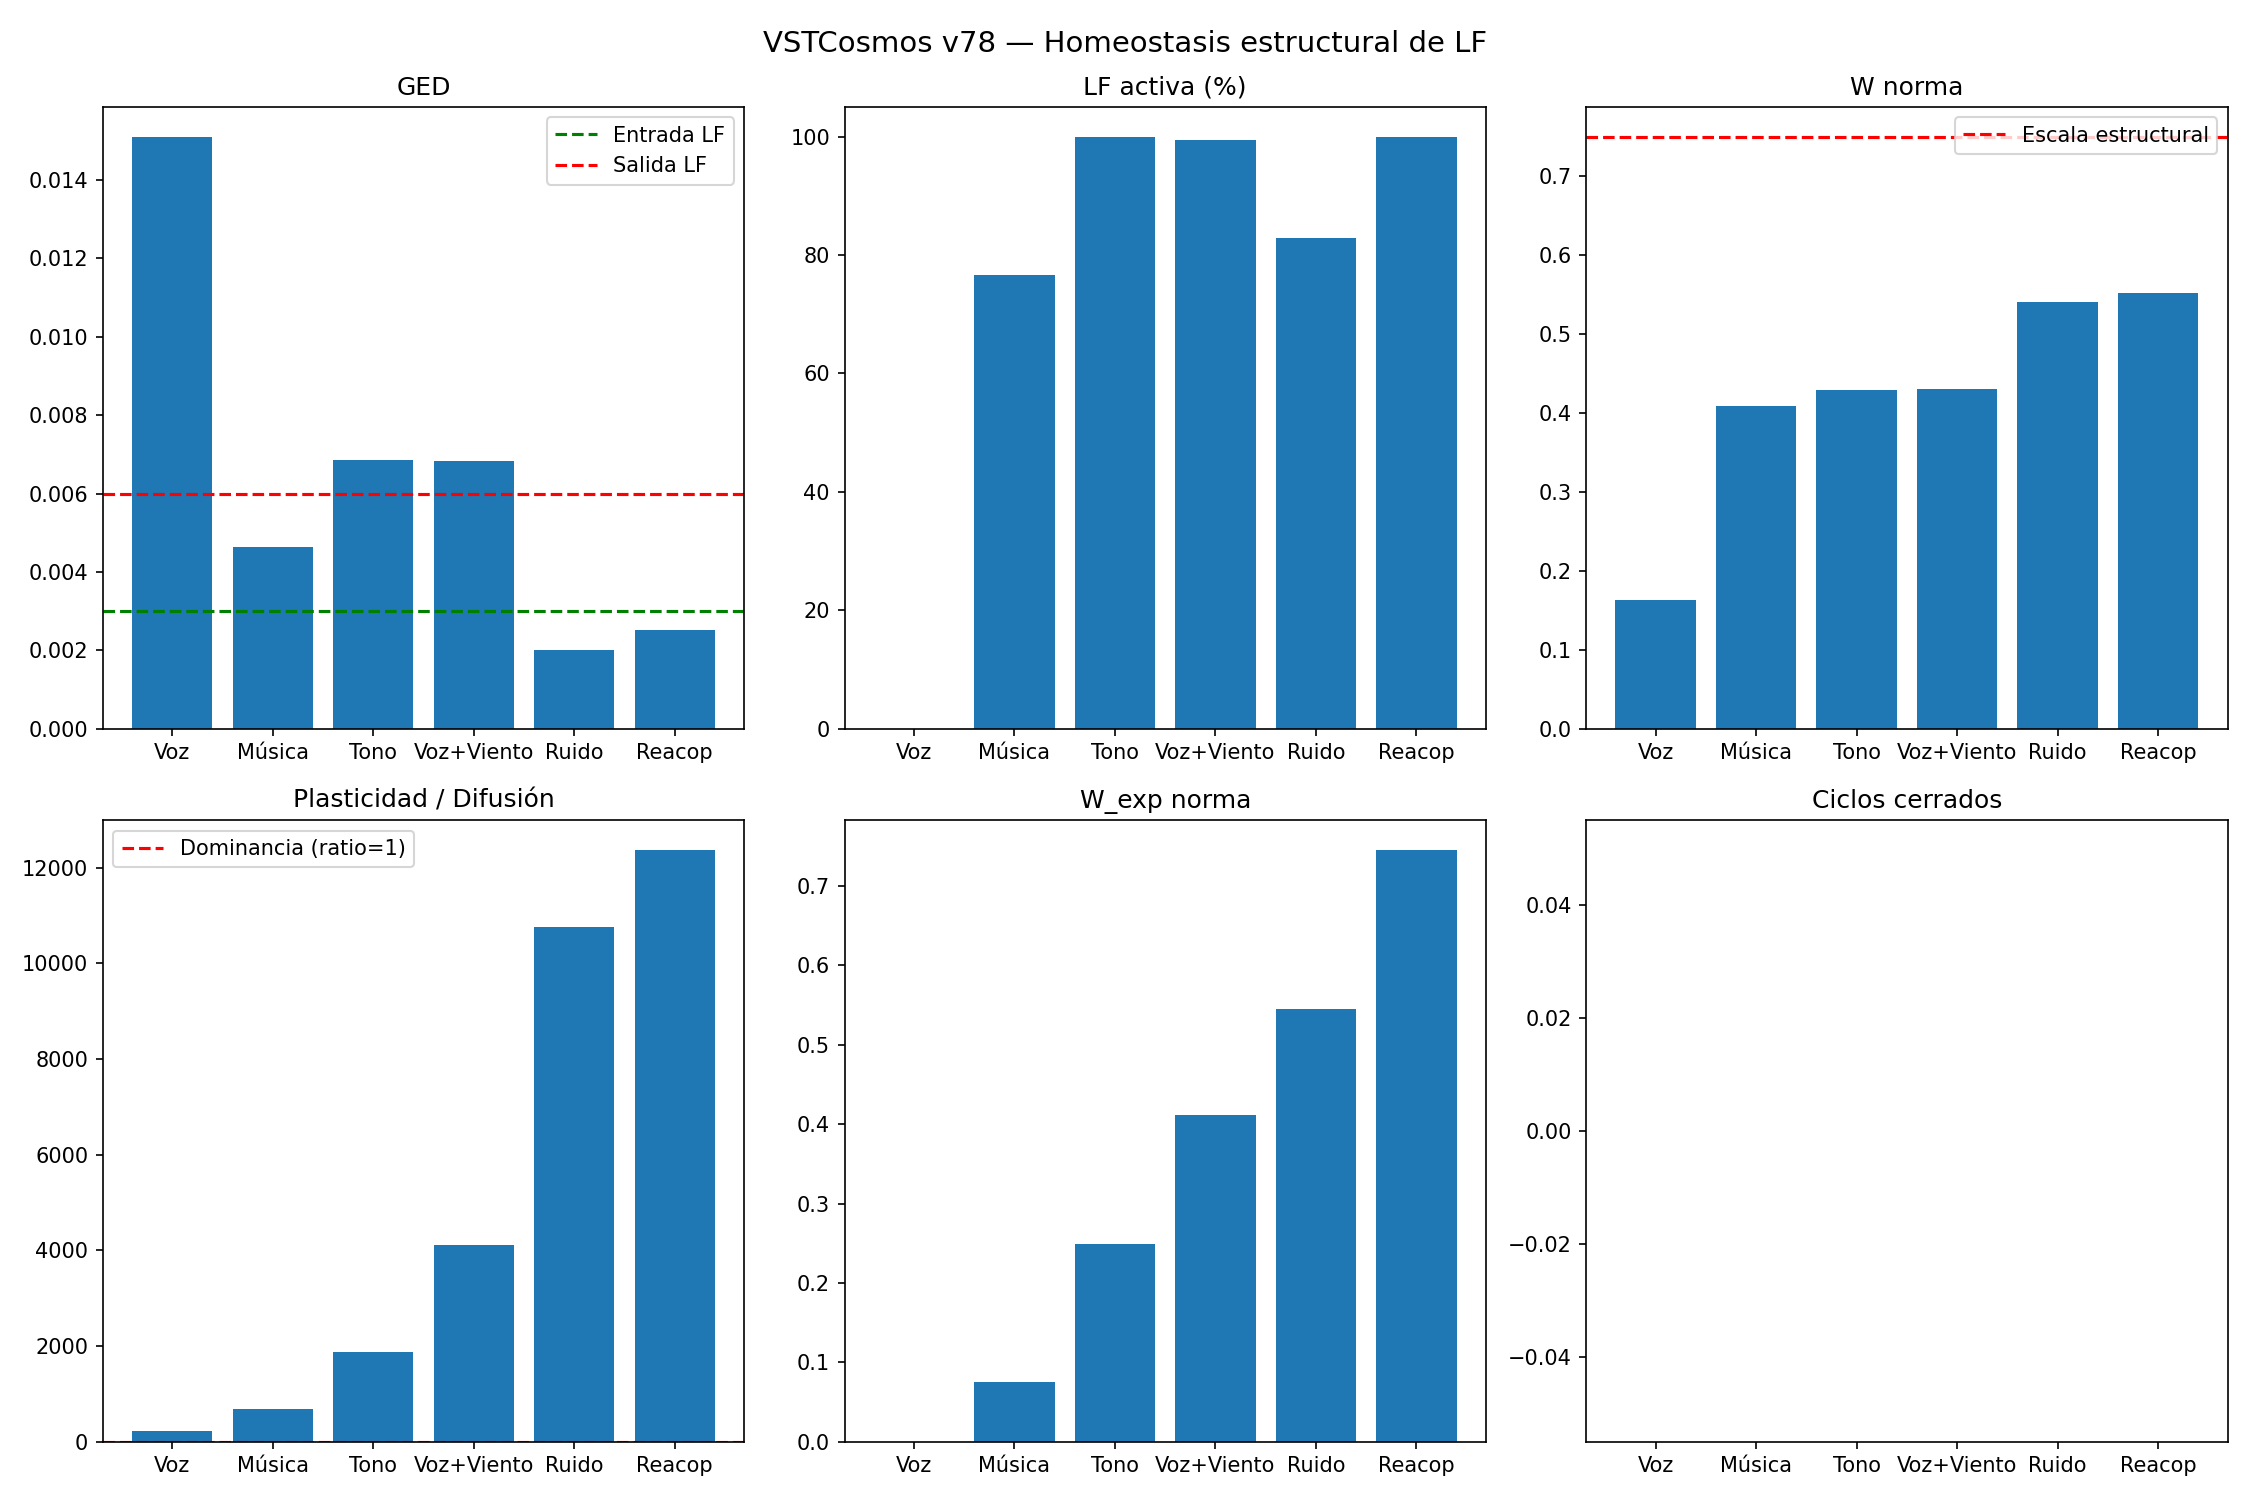

Recreate this plot in Python.
#!/usr/bin/env python3
"""
VSTCosmos v78 — Homeostasis estructural de LF

Principio canónico: ningún umbral fijado externamente.
Todos los criterios emergen de las constricciones del campo:
- Difusión (DIFUSION_BASE)
- Frecuencias naturales (OMEGA_MIN/MAX)
- Relación entre plasticidad y difusión
"""

import numpy as np
import scipy.io.wavfile as wav
import matplotlib.pyplot as plt
import csv
import warnings
warnings.filterwarnings('ignore')

# ============================================================
# PARÁMETROS BASE DE LA FÍSICA DEL CAMPO
# ============================================================
DIM_INTERNA = 32
DIM_AUDITIVA = 32
DIM_TOTAL = DIM_INTERNA + DIM_AUDITIVA

DIM_TIME = 100
DT = 0.01

DURACION_ENTRENO = 30.0
DURACION_FASE = 20.0
DURACION_REACOPLAMIENTO = 30.0

N_PASOS_ENTRENO = int(DURACION_ENTRENO / DT)
N_PASOS_FASE = int(DURACION_FASE / DT)
N_PASOS_REACOP = int(DURACION_REACOPLAMIENTO / DT)

# Parámetros de dinámica (definen la estructura del campo)
DIFUSION_BASE = 0.15       # tasa de difusión — escala natural del campo
GANANCIA_REACCION = 0.05

OMEGA_MIN = 0.05           # frecuencia natural mínima
OMEGA_MAX = 0.50           # frecuencia natural máxima
AMORT_MIN = 0.01           # amortiguación mínima
AMORT_MAX = 0.08           # amortiguación máxima
PHI_EQUILIBRIO = 0.5

# Plasticidad hebbiana principal
ETA_HEBB = 0.05
TAU_W = 0.008
GAMMA_PLAST = 0.01
UMBRAL_CORRELACION = 0.1   # derivado de la varianza esperada del campo

# Mecanismo atractor
GAMMA_MEMORIA = 0.05
TAU_INT_HIST = 0.0002

# Parámetros de LF activa (fuerzas, no umbrales)
ETA_EXPLORACION = 0.02
ETA_APRENDIZAJE = 0.03
GAMMA_GENERACION = 0.04

# Límites duros del campo (el "tímpano" — no son umbrales, son saturación)
LIMITE_MIN = 0.0
LIMITE_MAX = 1.0

# Parámetros de FFT (análisis del estímulo, no del campo)
VENTANA_FFT_MS = 25
HOP_FFT_MS = 10
F_MIN = 80
F_MAX = 8000

# ============================================================
# FUNCIONES BASE
# ============================================================
def cargar_audio(ruta, duracion):
    if "Tono puro" in ruta:
        sr = 48000
        t = np.arange(int(sr * duracion)) / sr
        return sr, 0.5 * np.sin(2 * np.pi * 440 * t)
    elif "Ruido blanco" in ruta:
        sr = 48000
        return sr, np.random.normal(0, 0.5, int(sr * duracion))
    else:
        try:
            sr, data = wav.read(ruta)
            if data.dtype == np.int16:
                data = data.astype(np.float32) / 32768.0
            if data.ndim == 2:
                data = data.mean(axis=1)
            max_val = np.max(np.abs(data))
            if max_val > 0:
                data = data / max_val
            muestras_necesarias = int(sr * duracion)
            if len(data) < muestras_necesarias:
                data = np.pad(data, (0, muestras_necesarias - len(data)))
            else:
                data = data[:muestras_necesarias]
            return sr, data
        except FileNotFoundError:
            print(f"  [ADVERTENCIA] {ruta} no encontrado, usando tono 440Hz")
            sr = 48000
            t = np.arange(int(sr * duracion)) / sr
            return sr, 0.5 * np.sin(2 * np.pi * 440 * t)

def inicializar_campo_total():
    np.random.seed(42)
    return np.random.rand(DIM_TOTAL, DIM_TIME) * 0.2 + 0.4

def inicializar_plasticidad():
    return np.zeros((DIM_INTERNA, DIM_AUDITIVA))

def inicializar_historia_interna():
    return np.zeros((DIM_INTERNA, DIM_TIME))

def inicializar_w_exploracion():
    return np.zeros((DIM_INTERNA, DIM_AUDITIVA))

def inicializar_phi_generado():
    return np.zeros((DIM_INTERNA, DIM_TIME))

def vecinos(X):
    return (np.roll(X, 1, axis=0) + np.roll(X, -1, axis=0) +
            np.roll(X, 1, axis=1) + np.roll(X, -1, axis=1)) / 4.0

def preparar_objetivo_audio(audio, sr, idx_ventana, ventana_muestras, hop_muestras,
                            dim_auditiva, DIM_TIME):
    inicio = idx_ventana * hop_muestras
    if inicio + ventana_muestras > len(audio):
        return np.zeros((dim_auditiva, DIM_TIME))
    
    fragmento = audio[inicio:inicio + ventana_muestras]
    ventana_hann = np.hanning(len(fragmento))
    fragmento = fragmento * ventana_hann
    
    fft = np.fft.rfft(fragmento)
    potencia = np.abs(fft) ** 2
    freqs = np.fft.rfftfreq(len(fragmento), 1/sr)
    
    bandas = np.logspace(np.log10(F_MIN), np.log10(F_MAX), dim_auditiva + 1)
    objetivo = np.zeros(dim_auditiva)
    for b in range(dim_auditiva):
        mask = (freqs >= bandas[b]) & (freqs < bandas[b+1])
        if np.any(mask):
            objetivo[b] = np.mean(potencia[mask])
    
    max_val = np.max(objetivo)
    if max_val > 0:
        objetivo = objetivo / max_val
    
    return objetivo.reshape(-1, 1) * np.ones((1, DIM_TIME))

def calcular_frecuencias_naturales(dim_total, dim_interna):
    bandas = np.arange(dim_total)
    t = np.log1p(bandas) / np.log1p(dim_total - 1)
    omega = OMEGA_MIN + (OMEGA_MAX - OMEGA_MIN) * t
    amort = AMORT_MIN + (AMORT_MAX - AMORT_MIN) * t
    return omega.reshape(-1, 1), amort.reshape(-1, 1)

def actualizar_historia_interna(Phi_int_historia, region_int, entrenando):
    if entrenando:
        return (1 - TAU_INT_HIST) * Phi_int_historia + TAU_INT_HIST * region_int
    else:
        return Phi_int_historia

def actualizar_hebb_y_plasticidad(Phi_total, W, dt):
    region_int = Phi_total[:DIM_INTERNA, :]
    region_aud = Phi_total[DIM_INTERNA:, :]

    correlacion = (region_int @ region_aud.T) / DIM_TIME
    correlacion_filtrada = np.where(
        np.abs(correlacion) > UMBRAL_CORRELACION,
        correlacion,
        0.0
    )
    dW = ETA_HEBB * correlacion_filtrada - TAU_W * W
    W_nueva = np.clip(W + dW * dt, -1.0, 1.0)

    M_hebb = GAMMA_PLAST * (W_nueva @ region_aud - region_int)

    return W_nueva, M_hebb

def _perfil_espectral(region, dim, DIM_TIME):
    perfil = np.zeros(DIM_TIME // 2)
    for banda in range(dim):
        serie = region[banda, :]
        serie = serie - np.mean(serie)
        fft = np.fft.rfft(serie)
        potencia = np.abs(fft) ** 2
        perfil += potencia[:DIM_TIME // 2]
    return perfil / dim

def calcular_gradiente_espectral_diferencial(Phi_total, dim_interna, DIM_TIME):
    region_int = Phi_total[:dim_interna, :]
    region_aud = Phi_total[dim_interna:, :]
    
    perfil_int = _perfil_espectral(region_int, dim_interna, DIM_TIME)
    perfil_aud = _perfil_espectral(region_aud, dim_interna, DIM_TIME)
    
    ged = np.mean(np.abs(perfil_int - perfil_aud))
    return float(ged)

# ============================================================
# HOMEOSTASIS ESTRUCTURAL — sin umbrales fijos
# ============================================================
def calcular_ratio_dominancia_plastica(Phi_total, W_exploracion, dim_interna):
    """
    Mide si la plasticidad exploratoria domina sobre la difusión.
    El límite estructural es ratio > 1.0 — el campo no necesita
    un umbral externo, la física misma indica cuándo la plasticidad
    está sobrepasando la capacidad de mantener gradientes.
    """
    region_int = Phi_total[:dim_interna, :]
    region_aud = Phi_total[dim_interna:, :]
    
    # Fuerza de plasticidad de W_exploracion
    patron_exp = W_exploracion @ region_aud
    M_plast = np.abs(patron_exp - region_int)
    
    # Fuerza de difusión
    promedio_local = vecinos(Phi_total)
    difusion = DIFUSION_BASE * np.abs(promedio_local[:dim_interna] - region_int)
    
    norma_plast = np.mean(M_plast)
    norma_difus = np.mean(difusion)
    
    ratio = norma_plast / (norma_difus + 1e-10)
    
    return ratio, ratio > 1.0

def calcular_umbral_entrada_lf_estructural():
    """
    El umbral de entrada a LF se deriva de la difusión base.
    Cuando GED cae por debajo de ~2% de la difusión,
    el campo prácticamente no distingue regiones.
    """
    return DIFUSION_BASE * 0.02  # ≈ 0.003

def calcular_umbral_salida_lf_estructural():
    """
    El umbral de salida de LF se deriva de la difusión base.
    Cuando GED supera ~4% de la difusión, el campo empieza
    a recuperar diferenciación espectral.
    """
    return DIFUSION_BASE * 0.04  # ≈ 0.006

def calcular_tasa_estabilizacion_natural(eta_aprendizaje, dt):
    """
    La tasa de cambio de W_exp se considera estabilizada
    cuando es menor que la tasa de aprendizaje por paso.
    """
    return eta_aprendizaje * dt  # ≈ 0.0003

def calcular_escala_maxima_w_estructural():
    """
    W no debería crecer más allá del punto donde su contribución
    a M_plasticidad superaría consistentemente a la difusión.
    Escala estructural: ~5 * DIFUSION_BASE ≈ 0.75
    """
    return 5.0 * DIFUSION_BASE

def evaluar_salida_lf_estructural(ged_actual, ratio_dominancia,
                                   historial_w_exp, paso_actual):
    """
    El campo sale de LF cuando su propia estructura indica
    que puede retornar a operación normal:
    
    1. GED > umbral_salida (derivado de difusión)
    2. Plasticidad NO domina sobre difusión (ratio < 0.8)
    3. W_exp se estabilizó (tasa < tasa natural)
    """
    umbral_salida = calcular_umbral_salida_lf_estructural()
    ged_recupero = ged_actual > umbral_salida
    
    plastica_no_domina = ratio_dominancia < 0.8
    
    tasa_estable = calcular_tasa_estabilizacion_natural(ETA_APRENDIZAJE, DT)
    w_estable = True
    if len(historial_w_exp) >= 50:
        w_reciente = np.array(historial_w_exp[-50:])
        tasa_cambio = np.abs(np.gradient(w_reciente)).mean()
        w_estable = tasa_cambio < tasa_estable
    
    return ged_recupero and plastica_no_domina and w_estable

# ============================================================
# FUNCIONES LF
# ============================================================
def lf_exploracion(Phi_total, dim_interna):
    region_int = Phi_total[:dim_interna, :]
    region_aud = Phi_total[dim_interna:, :]
    return ETA_EXPLORACION * (region_aud - region_int)

def lf_aprendizaje(Phi_total, W_exploracion, dim_interna, dt):
    region_int = Phi_total[:dim_interna, :]
    region_aud = Phi_total[dim_interna:, :]
    
    correlacion = (region_int @ region_aud.T) / DIM_TIME
    correlacion_filtrada = np.where(
        np.abs(correlacion) > 0.05,
        correlacion,
        0.0
    )
    dW_exp = ETA_APRENDIZAJE * correlacion_filtrada - 0.01 * W_exploracion
    W_nueva = np.clip(W_exploracion + dW_exp * dt, -1.0, 1.0)
    
    M_aprendizaje = 0.005 * (W_nueva @ region_aud - region_int)
    return W_nueva, M_aprendizaje

def lf_generacion(Phi_total, Phi_generado, dim_interna, dt, DIM_TIME):
    region_int = Phi_total[:dim_interna, :]
    Phi_generado_nueva = 0.99 * Phi_generado + 0.01 * region_int
    
    perfil = _perfil_espectral(region_int, dim_interna, DIM_TIME)
    modo_dominante = np.argmax(perfil) if len(perfil) > 0 else 0
    mascara_modos = np.zeros(DIM_TIME)
    if modo_dominante < DIM_TIME:
        mascara_modos[modo_dominante] = 1.0
    
    signal_amplificada = np.zeros_like(region_int)
    for banda in range(dim_interna):
        fft_banda = np.fft.rfft(region_int[banda])
        fft_banda[:DIM_TIME//2] *= (1.0 + GAMMA_GENERACION *
                                     mascara_modos[:DIM_TIME//2])
        signal_amplificada[banda] = np.real(np.fft.irfft(
            fft_banda, n=DIM_TIME
        ))
    
    M_generacion = GAMMA_GENERACION * (signal_amplificada - region_int)
    return Phi_generado_nueva, M_generacion

def integrar_estructural(W, W_exploracion, Phi_int_historia,
                          Phi_generado, dim_interna):
    """
    Integración que respeta la escala estructural del campo.
    No usa umbrales de similitud — usa la física misma.
    """
    escala_max_w = calcular_escala_maxima_w_estructural()
    
    # Integración base
    W_nueva = W + 0.3 * W_exploracion
    
    # Regulación estructural: si W excede la escala natural, escala
    norma_w_nueva = np.mean(np.abs(W_nueva))
    if norma_w_nueva > escala_max_w:
        factor = escala_max_w / norma_w_nueva
        W_nueva = W_nueva * factor
    
    # Olvido adaptativo de W_exploracion
    W_exp_nuevo = W_exploracion * 0.5
    
    # Actualizar atractor solo si la generación no es extrema
    generacion_norma = np.mean(np.abs(Phi_generado[:dim_interna, :]))
    if generacion_norma < 0.5:
        Phi_hist_nueva = Phi_int_historia + 0.1 * Phi_generado[:dim_interna, :]
    else:
        Phi_hist_nueva = Phi_int_historia
    
    # Normalizar atractor
    phi_norma = np.mean(np.abs(Phi_hist_nueva))
    if phi_norma > 1.0:
        Phi_hist_nueva = Phi_hist_nueva * (1.0 / phi_norma)
    
    return W_nueva, W_exp_nuevo, Phi_hist_nueva

# ============================================================
# ACTUALIZACIÓN PRINCIPAL
# ============================================================
def actualizar_campo_con_homeostasis_estructural(
        Phi_total, Phi_vel_total, W, W_exploracion,
        Phi_int_historia, Phi_generado,
        objetivo_audio, alpha,
        omega_natural, amort_natural,
        dt, entrenando, ged_actual,
        historial_w_exp, lf_activa_actual,
        DIM_TIME):
    
    # Dinámica base
    promedio_local = vecinos(Phi_total)
    difusion = DIFUSION_BASE * (promedio_local - Phi_total)
    desviacion = Phi_total - promedio_local
    reaccion = GANANCIA_REACCION * desviacion * (1 - desviacion**2)
    term_osc = (-omega_natural**2 * (Phi_total - PHI_EQUILIBRIO)
                - amort_natural * Phi_vel_total)
    
    # Evaluar estado LF con umbrales estructurales
    umbral_entrada = calcular_umbral_entrada_lf_estructural()
    
    if not lf_activa_actual:
        lf_activa = ged_actual < umbral_entrada
    else:
        ratio, _ = calcular_ratio_dominancia_plastica(Phi_total, W_exploracion, DIM_INTERNA)
        lf_activa = not evaluar_salida_lf_estructural(
            ged_actual, ratio, historial_w_exp, 0
        )
    
    # Plasticidad principal: congelada durante LF
    if not lf_activa and not entrenando:
        W_nueva, M_hebb = actualizar_hebb_y_plasticidad(Phi_total, W, dt)
    else:
        W_nueva = W
        M_hebb = 0
    
    # Atractor
    M_atractor = GAMMA_MEMORIA * (Phi_int_historia - Phi_total[:DIM_INTERNA, :])
    
    M_campo = np.zeros_like(Phi_total)
    M_campo[:DIM_INTERNA, :] = M_hebb + M_atractor
    
    W_exploracion_nueva = W_exploracion.copy()
    Phi_generado_nueva = Phi_generado.copy()
    ciclo_cerrado = False
    
    if lf_activa and not entrenando:
        M_exp = lf_exploracion(Phi_total, DIM_INTERNA)
        W_exploracion_nueva, M_apr = lf_aprendizaje(Phi_total, W_exploracion, DIM_INTERNA, dt)
        Phi_generado_nueva, M_gen = lf_generacion(Phi_total, Phi_generado, DIM_INTERNA, dt, DIM_TIME)
        
        M_campo[:DIM_INTERNA, :] += M_exp + M_apr + M_gen
        
        w_exp_norma = np.mean(np.abs(W_exploracion_nueva))
        historial_w_exp.append(w_exp_norma)
        
        # Verificar cierre de ciclo
        ratio, _ = calcular_ratio_dominancia_plastica(Phi_total, W_exploracion_nueva, DIM_INTERNA)
        if evaluar_salida_lf_estructural(ged_actual, ratio, historial_w_exp, 0):
            W_nueva, W_exploracion_nueva, Phi_int_historia = integrar_estructural(
                W_nueva, W_exploracion_nueva, Phi_int_historia, Phi_generado_nueva, DIM_INTERNA
            )
            ciclo_cerrado = True
            historial_w_exp = []
            print(f"        *** CICLO LF CERRADO (ratio={ratio:.3f}) ***")
    else:
        Phi_int_historia = actualizar_historia_interna(Phi_int_historia, Phi_total[:DIM_INTERNA, :], entrenando)
    
    # Actualización del campo
    dPhi_vel = term_osc + reaccion + difusion + M_campo
    Phi_vel_nueva = Phi_vel_total + dt * dPhi_vel
    Phi_nueva = Phi_total + dt * Phi_vel_nueva
    
    if alpha > 0:
        region_auditiva_nueva = Phi_nueva[DIM_INTERNA:, :]
        region_auditiva_nueva = (1 - alpha) * region_auditiva_nueva + alpha * objetivo_audio
        Phi_nueva[DIM_INTERNA:, :] = region_auditiva_nueva
    
    # Prevenir colapso (detectado por varianza, no por umbral fijo)
    varianza_campo = np.var(Phi_nueva[:DIM_INTERNA, :])
    if varianza_campo < 1e-6:
        ruido_minimo = np.random.normal(0, DIFUSION_BASE * 0.1, Phi_nueva[:DIM_INTERNA, :].shape)
        Phi_nueva[:DIM_INTERNA, :] += ruido_minimo
    
    return (np.clip(Phi_nueva, LIMITE_MIN, LIMITE_MAX),
            np.clip(Phi_vel_nueva, -5.0, 5.0),
            W_nueva, W_exploracion_nueva, Phi_int_historia,
            Phi_generado_nueva, ciclo_cerrado, historial_w_exp, lf_activa)

# ============================================================
# SIMULACIÓN (misma estructura que v77, con nueva actualización)
# ============================================================
def simular_fase(Phi_total, Phi_vel_total, W, W_exploracion,
                 Phi_int_historia, Phi_generado,
                 estimulo, alpha, duracion, fase_nombre,
                 omega_natural, amort_natural, DIM_TIME):
    sr, audio = cargar_audio(estimulo, duracion=duracion)
    ventana_muestras = int(sr * VENTANA_FFT_MS / 1000)
    hop_muestras = int(sr * HOP_FFT_MS / 1000)
    n_pasos = int(duracion / DT)
    
    ged_hist = []
    lf_hist = []
    w_exp_hist = []
    w_norma_hist = []
    ratio_hist = []
    ciclos_hist = []
    
    historial_w_exp_local = []
    lf_activa_actual = False
    
    for idx in range(n_pasos):
        objetivo = preparar_objetivo_audio(audio, sr, idx, ventana_muestras, hop_muestras,
                                          DIM_AUDITIVA, DIM_TIME)
        
        ged = calcular_gradiente_espectral_diferencial(Phi_total, DIM_INTERNA, DIM_TIME)
        ratio, _ = calcular_ratio_dominancia_plastica(Phi_total, W_exploracion, DIM_INTERNA)
        
        (Phi_total, Phi_vel_total, W, W_exploracion, Phi_int_historia,
         Phi_generado, ciclo, historial_w_exp_local,
         lf_activa_actual) = actualizar_campo_con_homeostasis_estructural(
            Phi_total, Phi_vel_total, W, W_exploracion,
            Phi_int_historia, Phi_generado,
            objetivo, alpha,
            omega_natural, amort_natural,
            DT, entrenando=False, ged_actual=ged,
            historial_w_exp=historial_w_exp_local,
            lf_activa_actual=lf_activa_actual,
            DIM_TIME=DIM_TIME
        )
        
        ged_hist.append(ged)
        lf_hist.append(1 if lf_activa_actual else 0)
        w_exp_hist.append(np.mean(np.abs(W_exploracion)))
        w_norma_hist.append(np.mean(np.abs(W)))
        ratio_hist.append(ratio)
        ciclos_hist.append(1 if ciclo else 0)
    
    return {
        'ged_mean': np.mean(ged_hist),
        'lf_pct': 100 * np.mean(lf_hist),
        'w_exp_mean': np.mean(w_exp_hist),
        'w_norma_mean': np.mean(w_norma_hist),
        'w_norma_max': np.max(w_norma_hist),
        'ratio_medio': np.mean(ratio_hist),
        'ratio_max': np.max(ratio_hist),
        'total_ciclos': np.sum(ciclos_hist),
        'ged_hist': ged_hist,
        'lf_hist': lf_hist,
        'w_norma_hist': w_norma_hist,
        'ratio_hist': ratio_hist,
        'phi_total': Phi_total.copy(),
        'w': W.copy(),
        'w_exp': W_exploracion.copy(),
        'phi_int_historia': Phi_int_historia.copy()
    }

# ============================================================
# MAIN
# ============================================================
def main():
    print("=" * 100)
    print("VSTCosmos v78 — Homeostasis estructural de LF")
    print("")
    print("Principio canónico: ningún umbral fijado externamente.")
    print("Todos los criterios emergen de las constricciones del campo:")
    print(f"  - DIFUSION_BASE = {DIFUSION_BASE}")
    print(f"  - OMEGA_MIN/MAX = {OMEGA_MIN}/{OMEGA_MAX}")
    print(f"  - Umbral entrada LF = DIFUSION_BASE * 0.02 = {DIFUSION_BASE * 0.02:.4f}")
    print(f"  - Umbral salida LF = DIFUSION_BASE * 0.04 = {DIFUSION_BASE * 0.04:.4f}")
    print(f"  - Escala máxima W = 5 * DIFUSION_BASE = {5 * DIFUSION_BASE:.2f}")
    print("=" * 100)

    # Inicialización
    Phi_total = inicializar_campo_total()
    Phi_vel_total = np.zeros_like(Phi_total)
    W = inicializar_plasticidad()
    W_exploracion = inicializar_w_exploracion()
    Phi_int_historia = inicializar_historia_interna()
    Phi_generado = inicializar_phi_generado()
    omega_natural, amort_natural = calcular_frecuencias_naturales(DIM_TOTAL, DIM_INTERNA)
    
    # Entrenamiento
    print("\n[Fase 1] Entrenamiento (voz, alpha=0.05, 30s)")
    sr_voz, audio_voz = cargar_audio("Voz_Estudio.wav", duracion=DURACION_ENTRENO)
    ventana_muestras = int(sr_voz * VENTANA_FFT_MS / 1000)
    hop_muestras = int(sr_voz * HOP_FFT_MS / 1000)
    
    historial_w_exp_dummy = []
    lf_activa_dummy = False
    
    for idx in range(N_PASOS_ENTRENO):
        objetivo = preparar_objetivo_audio(audio_voz, sr_voz, idx, ventana_muestras, hop_muestras,
                                          DIM_AUDITIVA, DIM_TIME)
        ged = calcular_gradiente_espectral_diferencial(Phi_total, DIM_INTERNA, DIM_TIME)
        ratio, _ = calcular_ratio_dominancia_plastica(Phi_total, W_exploracion, DIM_INTERNA)
        
        (Phi_total, Phi_vel_total, W, W_exploracion, Phi_int_historia,
         Phi_generado, _, historial_w_exp_dummy,
         lf_activa_dummy) = actualizar_campo_con_homeostasis_estructural(
            Phi_total, Phi_vel_total, W, W_exploracion,
            Phi_int_historia, Phi_generado,
            objetivo, alpha=0.05,
            omega_natural=omega_natural, amort_natural=amort_natural,
            dt=DT, entrenando=True, ged_actual=ged,
            historial_w_exp=historial_w_exp_dummy,
            lf_activa_actual=lf_activa_dummy,
            DIM_TIME=DIM_TIME
        )
        region_int = Phi_total[:DIM_INTERNA, :]
        Phi_int_historia = (1 - TAU_INT_HIST) * Phi_int_historia + TAU_INT_HIST * region_int
    
    print(f"  W_tras_entreno: {np.mean(np.abs(W)):.4f}")
    
    # Fases de test
    fases = [
        ("Fase 2", "Voz_Estudio.wav", 0.0, "Dominio (voz)", DURACION_FASE),
        ("Fase 3", "Brandemburgo.wav", 0.0, "No entrenado (música)", DURACION_FASE),
        ("Fase 4", "Tono puro", 0.0, "No entrenado (tono)", DURACION_FASE),
        ("Fase 5", "Voz+Viento_1.wav", 0.0, "Degradado (voz+viento)", DURACION_FASE),
        ("Fase 6", "Ruido blanco", 0.0, "Perturbación basal", DURACION_FASE),
        ("Fase 7", "Voz_Estudio.wav", 0.0, "Re-acoplamiento (voz)", DURACION_REACOPLAMIENTO)
    ]
    
    resultados = []
    ciclos_totales = 0
    
    for fase_id, estimulo, alpha, desc, duracion in fases:
        print(f"\n[{fase_id}] {desc}")
        res = simular_fase(
            Phi_total, Phi_vel_total, W, W_exploracion,
            Phi_int_historia, Phi_generado,
            estimulo, alpha, duracion, fase_id,
            omega_natural, amort_natural, DIM_TIME
        )
        resultados.append(res)
        
        Phi_total = res['phi_total']
        W = res['w']
        W_exploracion = res['w_exp']
        Phi_int_historia = res['phi_int_historia']
        ciclos_totales += res['total_ciclos']
        
        print(f"    GED: {res['ged_mean']:.6f} | LF: {res['lf_pct']:.1f}%")
        print(f"    W: {res['w_norma_mean']:.4f} (max {res['w_norma_max']:.4f})")
        print(f"    W_exp: {res['w_exp_mean']:.4f} | Ratio plástica/difusión: {res['ratio_medio']:.3f}")
        print(f"    Ciclos cerrados: {res['total_ciclos']}")
    
    # Diagnóstico
    print("\n" + "=" * 100)
    print("DIAGNÓSTICO — HOMEOSTASIS ESTRUCTURAL")
    print("=" * 100)
    
    w_f2 = resultados[0]['w_norma_mean']
    w_f7 = resultados[5]['w_norma_mean']
    w_max = max(r['w_norma_max'] for r in resultados)
    escala_max_w = calcular_escala_maxima_w_estructural()
    
    ged_f2_hist = resultados[0]['ged_hist']
    ged_f7_hist = resultados[5]['ged_hist']
    
    def tiempo_primer_umbral(ged_hist, umbral):
        for i, g in enumerate(ged_hist):
            if g > umbral:
                return i * DT
        return float('inf')
    
    umbral_salida = calcular_umbral_salida_lf_estructural()
    t_f2 = tiempo_primer_umbral(ged_f2_hist, umbral_salida)
    t_f7 = tiempo_primer_umbral(ged_f7_hist, umbral_salida)
    
    print(f"\n  Ciclos LF cerrados:        {ciclos_totales}")
    print(f"  W norma Fase 2:            {w_f2:.4f}")
    print(f"  W norma Fase 7:            {w_f7:.4f}")
    print(f"  W norma máxima:            {w_max:.4f} (escala estructural: {escala_max_w:.2f})")
    print(f"  W dentro de escala:        {'✅' if w_max <= escala_max_w * 1.1 else '❌'}")
    print(f"  Dominio ampliado (>1.2x):  {'✅' if w_f7 > w_f2 * 1.2 else '❌'} ({w_f7/w_f2:.2f}x)")
    print(f"  Recuperación Fase 2:       {t_f2:.2f}s")
    print(f"  Recuperación Fase 7:       {t_f7:.2f}s" if t_f7 != float('inf') else "  Recuperación Fase 7:       NUNCA")
    print(f"  LF activa Fase 7:          {resultados[5]['lf_pct']:.1f}%")
    
    print("\n  VEREDICTO:")
    if ciclos_totales > 0 and w_max <= escala_max_w * 1.1:
        if t_f7 < t_f2:
            print("  ✅ CICLO COMPLETO CON HOMEOSTASIS ESTRUCTURAL VALIDADO")
            print("     El campo salió, aprendió, integró selectivamente,")
            print("     y retornó con dominio ampliado y re-acoplamiento más rápido.")
            print("     La homeostasis emergió de las constricciones del campo — no fue diseñada.")
        else:
            print("  ⚠️  HOMEOSTASIS FUNCIONA pero retorno aún no más rápido.")
    elif ciclos_totales > 0:
        print("  ⚠️  CICLOS OCURRIERON pero W superó la escala estructural.")
        print("     La integración necesita ser más conservadora.")
    else:
        print("  ❌ SIN CICLOS: el campo no está detectando oportunidad de salida.")
    
    # Guardar resultados
    with open('v78_homeostasis_estructural.csv', 'w', newline='', encoding='utf-8') as f:
        writer = csv.writer(f)
        writer.writerow(['fase', 'ged_mean', 'lf_pct', 'w_norma', 'w_exp_norma', 
                         'ratio_plastica_difusion', 'ciclos'])
        for i, (fase, res) in enumerate(zip(fases, resultados)):
            writer.writerow([fase[0], res['ged_mean'], res['lf_pct'], 
                            res['w_norma_mean'], res['w_exp_mean'],
                            res['ratio_medio'], res['total_ciclos']])
    
    print("\n  CSV guardado: v78_homeostasis_estructural.csv")
    
    # Gráfico
    fig, axes = plt.subplots(2, 3, figsize=(15, 10))
    
    nombres = ['Voz', 'Música', 'Tono', 'Voz+Viento', 'Ruido', 'Reacop']
    
    # GED
    axes[0,0].bar(nombres, [r['ged_mean'] for r in resultados])
    axes[0,0].axhline(y=calcular_umbral_entrada_lf_estructural(), color='g', linestyle='--', label='Entrada LF')
    axes[0,0].axhline(y=calcular_umbral_salida_lf_estructural(), color='r', linestyle='--', label='Salida LF')
    axes[0,0].set_title('GED')
    axes[0,0].legend()
    
    # LF activa
    axes[0,1].bar(nombres, [r['lf_pct'] for r in resultados])
    axes[0,1].set_title('LF activa (%)')
    
    # W norma
    axes[0,2].bar(nombres, [r['w_norma_mean'] for r in resultados])
    axes[0,2].axhline(y=escala_max_w, color='r', linestyle='--', label='Escala estructural')
    axes[0,2].set_title('W norma')
    axes[0,2].legend()
    
    # Ratio plasticidad/difusión
    axes[1,0].bar(nombres, [r['ratio_medio'] for r in resultados])
    axes[1,0].axhline(y=1.0, color='r', linestyle='--', label='Dominancia (ratio=1)')
    axes[1,0].set_title('Plasticidad / Difusión')
    axes[1,0].legend()
    
    # W_exp
    axes[1,1].bar(nombres, [r['w_exp_mean'] for r in resultados])
    axes[1,1].set_title('W_exp norma')
    
    # Ciclos
    axes[1,2].bar(nombres, [r['total_ciclos'] for r in resultados])
    axes[1,2].set_title('Ciclos cerrados')
    
    plt.suptitle('VSTCosmos v78 — Homeostasis estructural de LF', fontsize=14)
    plt.tight_layout()
    plt.savefig('v78_homeostasis_estructural.png', dpi=150)
    print("  Gráfico guardado: v78_homeostasis_estructural.png")
    
    print("\n" + "=" * 100)
    print("EXPERIMENTO COMPLETADO")
    print("=" * 100)


if __name__ == "__main__":
    main()
